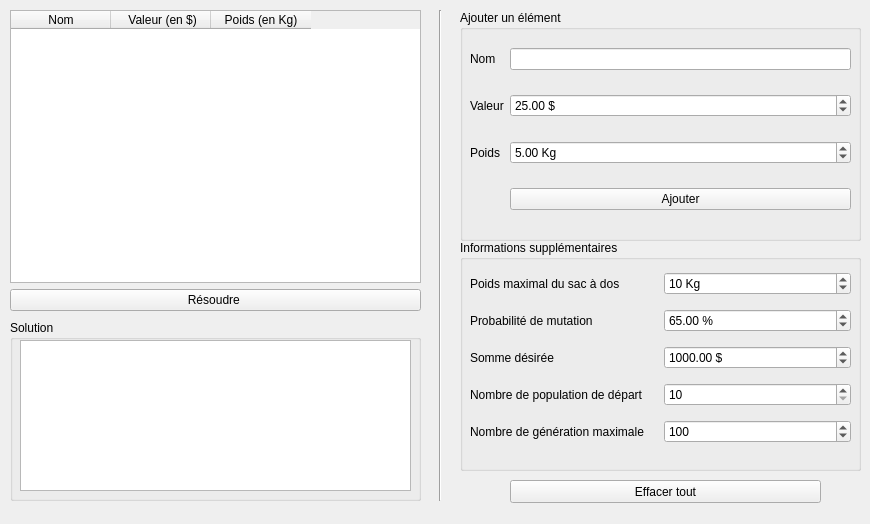
<?xml version="1.0" encoding="UTF-8"?>
<ui version="4.0">
 <class>AlgoGenetique</class>
 <widget class="QMainWindow" name="AlgoGenetique">
  <property name="geometry">
   <rect>
    <x>0</x>
    <y>0</y>
    <width>870</width>
    <height>524</height>
   </rect>
  </property>
  <property name="windowTitle">
   <string>Genetic Algorithm (Knapsack Problem)</string>
  </property>
  <widget class="QWidget" name="centralwidget">
   <widget class="QGroupBox" name="groupBox">
    <property name="geometry">
     <rect>
      <x>460</x>
      <y>10</y>
      <width>401</width>
      <height>231</height>
     </rect>
    </property>
    <property name="title">
     <string>Ajouter un élément</string>
    </property>
    <widget class="QWidget" name="layoutWidget">
     <property name="geometry">
      <rect>
       <x>10</x>
       <y>20</y>
       <width>381</width>
       <height>201</height>
      </rect>
     </property>
     <layout class="QGridLayout" name="gridLayout">
      <item row="0" column="2">
       <widget class="QLineEdit" name="lineName"/>
      </item>
      <item row="1" column="0">
       <widget class="QLabel" name="label_2">
        <property name="text">
         <string>Valeur</string>
        </property>
       </widget>
      </item>
      <item row="0" column="0">
       <widget class="QLabel" name="label">
        <property name="text">
         <string>Nom</string>
        </property>
       </widget>
      </item>
      <item row="3" column="2">
       <widget class="QPushButton" name="addButton">
        <property name="text">
         <string>Ajouter</string>
        </property>
       </widget>
      </item>
      <item row="2" column="0">
       <widget class="QLabel" name="label_4">
        <property name="text">
         <string>Poids</string>
        </property>
       </widget>
      </item>
      <item row="1" column="2">
       <widget class="QDoubleSpinBox" name="value">
        <property name="suffix">
         <string> $</string>
        </property>
        <property name="maximum">
         <double>100000.000000000000000</double>
        </property>
        <property name="singleStep">
         <double>100.000000000000000</double>
        </property>
        <property name="value">
         <double>25.000000000000000</double>
        </property>
       </widget>
      </item>
      <item row="2" column="2">
       <widget class="QDoubleSpinBox" name="weight">
        <property name="suffix">
         <string> Kg</string>
        </property>
        <property name="maximum">
         <double>100.000000000000000</double>
        </property>
        <property name="singleStep">
         <double>5.000000000000000</double>
        </property>
        <property name="value">
         <double>5.000000000000000</double>
        </property>
       </widget>
      </item>
     </layout>
    </widget>
   </widget>
   <widget class="QGroupBox" name="groupBox_2">
    <property name="geometry">
     <rect>
      <x>10</x>
      <y>320</y>
      <width>411</width>
      <height>181</height>
     </rect>
    </property>
    <property name="title">
     <string>Solution</string>
    </property>
    <widget class="QListWidget" name="listSolution">
     <property name="geometry">
      <rect>
       <x>10</x>
       <y>20</y>
       <width>391</width>
       <height>151</height>
      </rect>
     </property>
    </widget>
   </widget>
   <widget class="QGroupBox" name="groupBox_3">
    <property name="geometry">
     <rect>
      <x>460</x>
      <y>240</y>
      <width>401</width>
      <height>231</height>
     </rect>
    </property>
    <property name="title">
     <string>Informations supplémentaires </string>
    </property>
    <widget class="QWidget" name="layoutWidget_2">
     <property name="geometry">
      <rect>
       <x>10</x>
       <y>24</y>
       <width>381</width>
       <height>191</height>
      </rect>
     </property>
     <layout class="QGridLayout" name="gridLayout_2">
      <item row="0" column="1">
       <widget class="QSpinBox" name="weightMax">
        <property name="suffix">
         <string> Kg</string>
        </property>
        <property name="minimum">
         <number>0</number>
        </property>
        <property name="maximum">
         <number>100</number>
        </property>
        <property name="value">
         <number>10</number>
        </property>
       </widget>
      </item>
      <item row="2" column="0">
       <widget class="QLabel" name="label_7">
        <property name="text">
         <string>Somme désirée</string>
        </property>
       </widget>
      </item>
      <item row="1" column="0">
       <widget class="QLabel" name="label_3">
        <property name="text">
         <string>Probabilité de mutation</string>
        </property>
       </widget>
      </item>
      <item row="2" column="1">
       <widget class="QDoubleSpinBox" name="desiredAmount">
        <property name="suffix">
         <string> $</string>
        </property>
        <property name="minimum">
         <double>0.000000000000000</double>
        </property>
        <property name="maximum">
         <double>100000.000000000000000</double>
        </property>
        <property name="singleStep">
         <double>100.000000000000000</double>
        </property>
        <property name="value">
         <double>1000.000000000000000</double>
        </property>
       </widget>
      </item>
      <item row="4" column="1">
       <widget class="QSpinBox" name="generationMax">
        <property name="minimum">
         <number>10</number>
        </property>
        <property name="maximum">
         <number>500</number>
        </property>
        <property name="singleStep">
         <number>5</number>
        </property>
        <property name="value">
         <number>100</number>
        </property>
       </widget>
      </item>
      <item row="3" column="1">
       <widget class="QSpinBox" name="startingPopulation">
        <property name="minimum">
         <number>10</number>
        </property>
        <property name="maximum">
         <number>500</number>
        </property>
        <property name="singleStep">
         <number>5</number>
        </property>
        <property name="value">
         <number>10</number>
        </property>
       </widget>
      </item>
      <item row="3" column="0">
       <widget class="QLabel" name="label_6">
        <property name="text">
         <string>Nombre de population de départ</string>
        </property>
       </widget>
      </item>
      <item row="1" column="1">
       <widget class="QDoubleSpinBox" name="probability">
        <property name="suffix">
         <string> %</string>
        </property>
        <property name="maximum">
         <double>100.000000000000000</double>
        </property>
        <property name="singleStep">
         <double>10.000000000000000</double>
        </property>
        <property name="value">
         <double>65.000000000000000</double>
        </property>
       </widget>
      </item>
      <item row="4" column="0">
       <widget class="QLabel" name="label_8">
        <property name="text">
         <string>Nombre de génération maximale</string>
        </property>
       </widget>
      </item>
      <item row="0" column="0">
       <widget class="QLabel" name="label_5">
        <property name="text">
         <string>Poids maximal du sac à dos</string>
        </property>
       </widget>
      </item>
     </layout>
    </widget>
   </widget>
   <widget class="QWidget" name="layoutWidget">
    <property name="geometry">
     <rect>
      <x>10</x>
      <y>10</y>
      <width>411</width>
      <height>301</height>
     </rect>
    </property>
    <layout class="QGridLayout" name="gridLayout_3">
     <item row="1" column="0">
      <widget class="QPushButton" name="solveButton">
       <property name="text">
        <string>Résoudre </string>
       </property>
      </widget>
     </item>
     <item row="0" column="0">
      <widget class="QTableWidget" name="itemsBag">
       <property name="toolTip">
        <string>&lt;html&gt;&lt;head/&gt;&lt;body&gt;&lt;p align=&quot;justify&quot;&gt;Une liste d'objets pouvant se trouver dans le sac à dos.&lt;/p&gt;&lt;/body&gt;&lt;/html&gt;</string>
       </property>
       <property name="whatsThis">
        <string>&lt;html&gt;&lt;head/&gt;&lt;body&gt;&lt;p&gt;&lt;br/&gt;&lt;/p&gt;&lt;/body&gt;&lt;/html&gt;</string>
       </property>
       <column>
        <property name="text">
         <string>Nom</string>
        </property>
       </column>
       <column>
        <property name="text">
         <string> Valeur (en $)</string>
        </property>
       </column>
       <column>
        <property name="text">
         <string>Poids (en Kg)</string>
        </property>
       </column>
      </widget>
     </item>
    </layout>
   </widget>
   <widget class="Line" name="line">
    <property name="geometry">
     <rect>
      <x>430</x>
      <y>10</y>
      <width>20</width>
      <height>491</height>
     </rect>
    </property>
    <property name="orientation">
     <enum>Qt::Vertical</enum>
    </property>
   </widget>
   <widget class="QPushButton" name="clearAll">
    <property name="geometry">
     <rect>
      <x>510</x>
      <y>480</y>
      <width>311</width>
      <height>23</height>
     </rect>
    </property>
    <property name="text">
     <string>Effacer tout</string>
    </property>
   </widget>
  </widget>
 </widget>
 <resources/>
 <connections/>
</ui>
